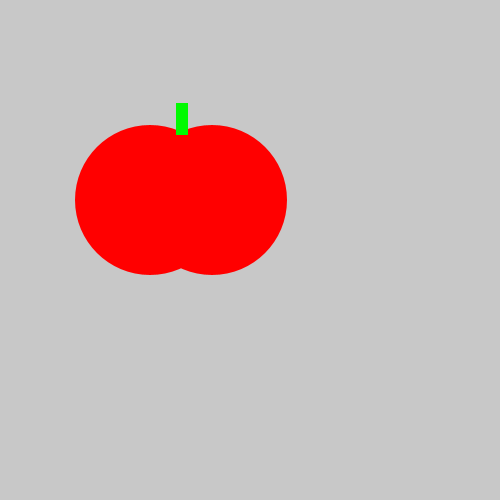
Frame 1 (no input)
Frame 60 (the mouse pressed at the canvas centre just before this capture): identical to frame 1, image omitted
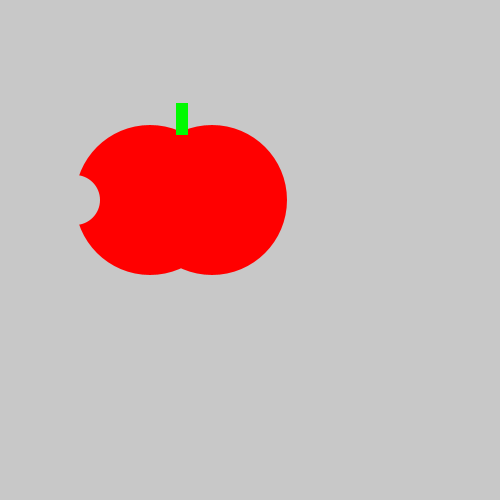
Frame 120 (the mouse held since frame 60 and released just before this capture)

The Processing sketch that drew these frames (run headless with seeded random() and noise(); from frame 60 on, the mouse is pressed at the canvas centre):

// Processing sketch: tasty_tomato
// ── tasty_tomato.pde
void setup() {
    size(500, 500);
}
void draw() {
  
    background(200, 200, 200);
    noStroke();
    fill(#FF0000);
    ellipse(150, 200, 150, 150);
    ellipse(212, 200, 150, 150);
    fill(#00FA00);
    rect(176, 103, 12, 32);
    if(mousePressed){
      fill(200, 200, 200);
      ellipse(75,200,50,50);
    
    }
}
